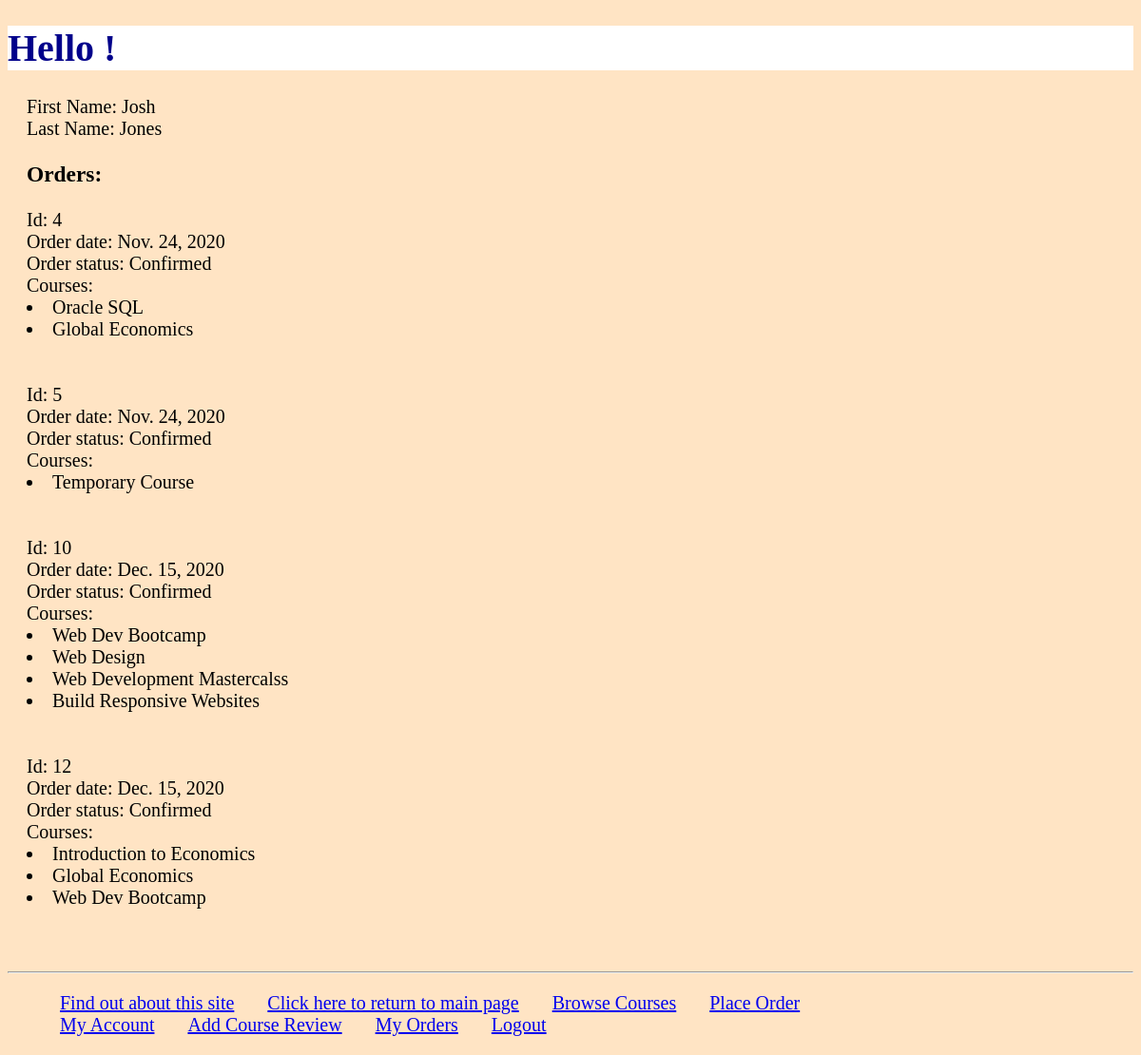
/myapp/myOrder/ (signed in), run on the app's committed database.
### myapp/models.py (models this page shows, shortened)
class Order(models.Model):
    ORDER_STATUS_CHOICES = [(0, 'Cancelled'), (1, 'Confirmed'), (2, 'On Hold')]
    courses = models.ManyToManyField(Course, blank=True)
    student = models.ForeignKey(Student, related_name="orders", on_delete=models.CASCADE)
    order_status = models.IntegerField(choices=ORDER_STATUS_CHOICES, default=1)
    order_date = models.DateField(default=timezone.now)

class Course(models.Model):
    title = models.CharField(max_length=200)
    topic = models.ForeignKey(Topic, related_name='courses', on_delete=models.CASCADE)
    price = models.DecimalField(max_digits=10, decimal_places=2, validators=[validate_price])
    for_everyone = models.BooleanField(default=True)
    description = models.TextField(blank=True)
    num_reviews = models.PositiveIntegerField(default=0)

### myapp/views.py (the view)
# urls.py: path(r'myOrder/', views.myOrder, name='myOrder'),
def myOrder(request):
    try:
        if request.user.is_authenticated:
            student = Student.objects.get(id=request.user.id)
            if student:
                user = get_object_or_404(Student, pk=request.user.id)
                order_list = Order.objects.filter(student=student)
                if order_list.exists():
                    return render(request, 'myapp/myorder.html', {'user': user, 'order_list': order_list})
                else:
                    return HttpResponse("you have not ordered anything yet")
            else:
                return HttpResponse("User not found")
    except:
        return HttpResponse("you are not registered as a student")

### myapp/templates/myapp/myorder.html (shortened to what this page needs)
{% extends 'myapp/base.html' %}
{% block body_block %}
    <div style="margin-left:20px;margin-top:20px">
<p>
        First Name: {{ user.first_name }}<br>
        Last Name: {{ user.last_name }}<br>
        {% if order_list %}
            <h3>Orders:</h3>
            {% for order in order_list %}
                Id: {{ order.id }}<br>
                Order date: {{ order.order_date }}<br>
                Order status:
                {% if order.order_status == 1 %}
                    Confirmed
                {% elif order.order_status == 0 %}
                    Cancelled
                {% elif order.order_status == 2 %}
                    On Hold
                {% endif %}
                <br>
                Courses:
                {% for course in order.courses.all %}
                    <li> {{ course.title }} </li>
                {% endfor %}
                <br /><br />
            {% endfor %}
        {% else %}
            <p>You have not placed any order yet!</p>
        {% endif %}
    </p>
      </div>
{% endblock %}

### myapp/static/myapp/style1.css (style rules this page uses)
body { background-color: bisque; color: black; font-size: 20px; font-family: Verdana, serif; }
p { font-family: Verdana, serif; font-size: 20px; }

### data on the page
Order: id "4", order_date "Nov. 24, 2020", order_status "Confirmed"
Course: title "Oracle SQL"
Course: title "Global Economics"
Order: id "5", order_date "Nov. 24, 2020", order_status "Confirmed"
Course: title "Temporary Course"
Order: id "10", order_date "Dec. 15, 2020", order_status "Confirmed"
Course: title "Web Dev Bootcamp"
Course: title "Web Design"
Course: title "Web Development Mastercalss"
Course: title "Build Responsive Websites"
Order: id "12", order_date "Dec. 15, 2020", order_status "Confirmed"
Course: title "Introduction to Economics"

### other printed values
{{ user.first_name }} "Josh"
{{ user.last_name }} "Jones"
